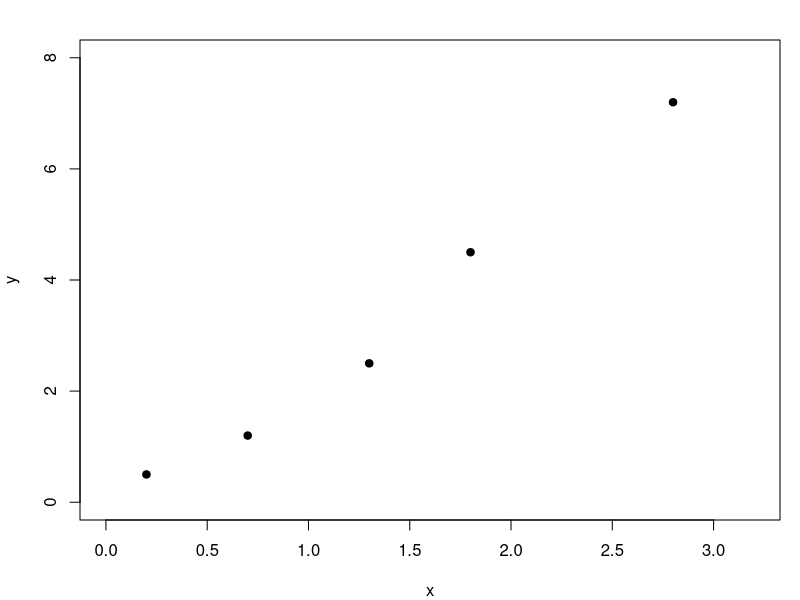
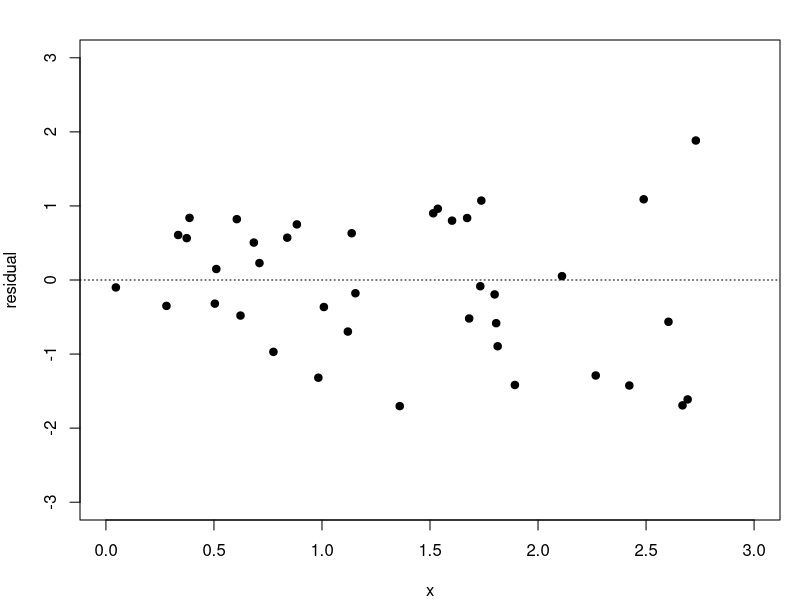
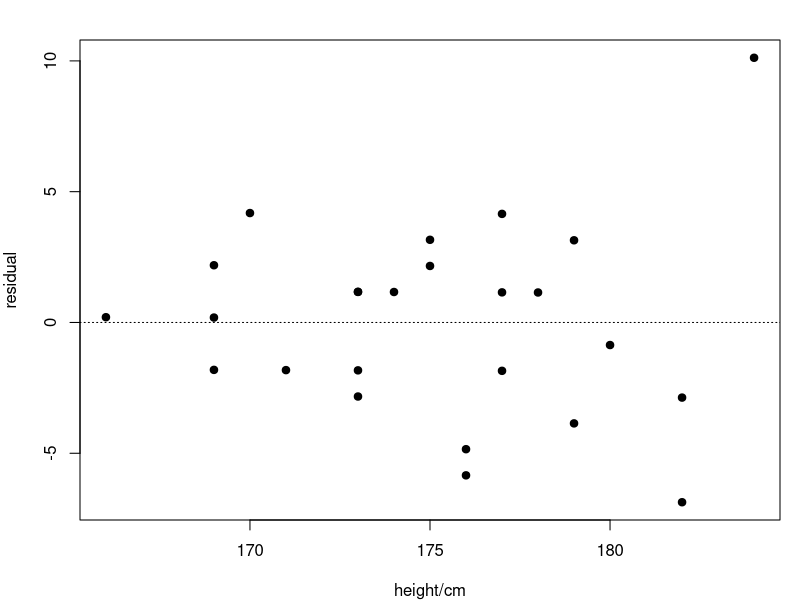
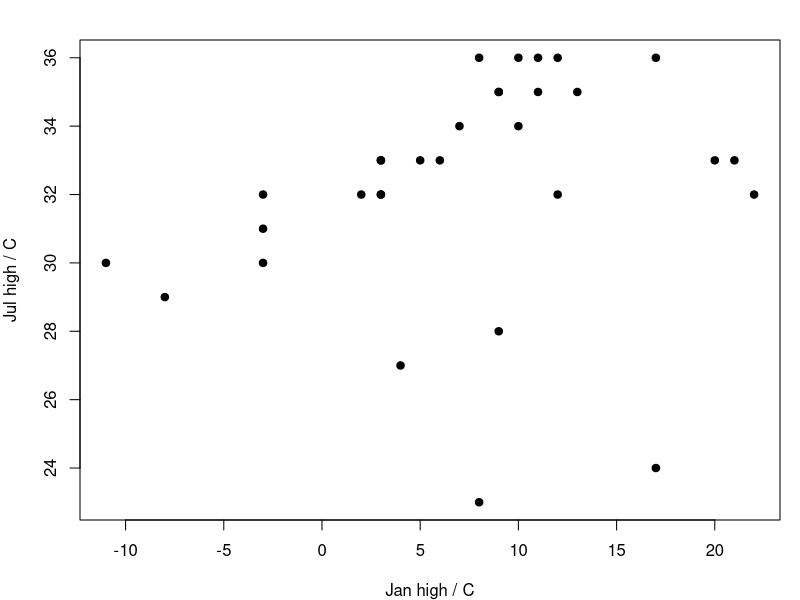

The R script that drew these images, in order:
setwd("C:/Users/18904/Github/senior-mathematics/codes")
if(!dir.exists("../figures"))dir.create("../figures")
# week95-1: 5-point scatter positive linear
draw1=function(){
  par(mar=c(4,4,2,1))
  x=c(0.2,0.7,1.3,1.8,2.8);y=c(0.5,1.2,2.5,4.5,7.2)
  plot(x,y,xlim=c(0,3.2),ylim=c(0,8),pch=19,xlab="x",ylab="y",main="")
}
cairo_pdf("../figures/week95-1.pdf",width=4,height=4,family="SimSun")
draw1()
dev.off()
svglite::svglite("../figures/week95-1.svg",width=4,height=4)
draw1()
dev.off()
# week95-2: residual plot with widening band (heteroscedasticity)
draw2=function(){
  par(mar=c(4,4,2,1))
  set.seed(3)
  x=runif(40,0,3)
  e=rnorm(40,0,0.3+0.5*x)
  plot(x,e,xlim=c(0,3),ylim=c(-3,3),pch=19,xlab="x",ylab="residual",main="")
  abline(h=0,lty=3)
}
cairo_pdf("../figures/week95-2.pdf",width=4,height=4,family="SimSun")
draw2()
dev.off()
svglite::svglite("../figures/week95-2.svg",width=4,height=4)
draw2()
dev.off()
# week95-3: residual plot from table 8.1-3 (25 pairs height/armspan)
ht=c(173,179,175,179,182,173,180,170,169,177,177,178,174,166,176,176,175,169,184,169,182,171,177,173,173)
ar=c(169,170,172,177,174,166,174,169,166,176,170,174,170,161,166,165,173,162,189,164,170,164,173,165,169)
draw3=function(){
  par(mar=c(4,4,2,1))
  fit=lm(ar~ht)
  e=resid(fit)
  plot(ht,e,xlab="height/cm",ylab="residual",pch=19,main="")
  abline(h=0,lty=3)
}
cairo_pdf("../figures/week95-3.pdf",width=4,height=4,family="SimSun")
draw3()
dev.off()
svglite::svglite("../figures/week95-3.svg",width=4,height=4)
draw3()
dev.off()
# week95-4: 31 cities Jan vs July avg high temp
jan=c(3,12,12,17,21,9,-11,22,9,10,3,3,10,4,-8,7,11,9,-3,6,17,8,5,13,20,-3,3,-3,8,2,11)
jul=c(32,32,36,36,33,28,30,32,35,36,33,33,34,27,29,34,36,35,30,33,24,23,33,35,33,31,32,32,36,32,35)
draw4=function(){
  par(mar=c(4,4,2,1))
  plot(jan,jul,pch=19,xlab="Jan high / C",ylab="Jul high / C",main="")
}
cairo_pdf("../figures/week95-4.pdf",width=4,height=4,family="SimSun")
draw4()
dev.off()
svglite::svglite("../figures/week95-4.svg",width=4,height=4)
draw4()
dev.off()
